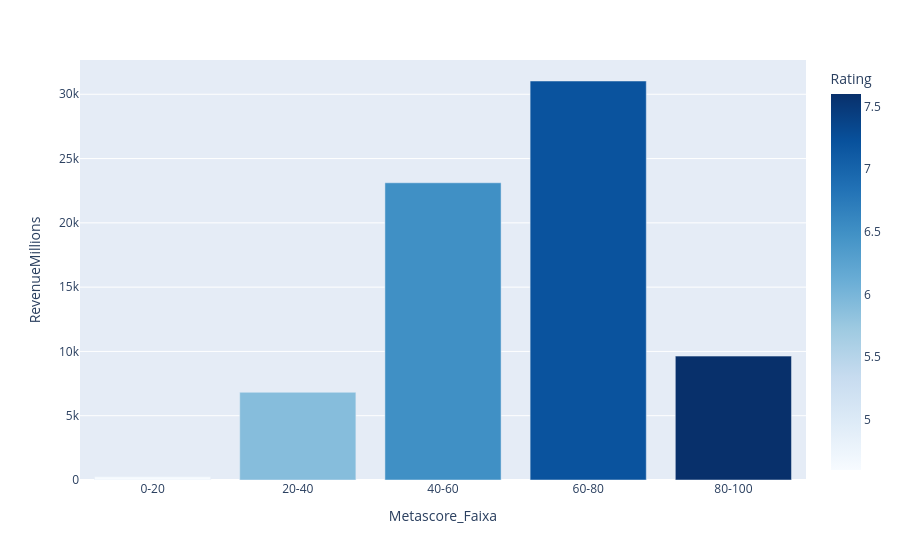

Notebook code for this chart:
### Markdown cell above
### 2.3 - Hipotese 3 - Filmes com Metascore alto tendem a ter menor bilheteria do que filmes com Metascore baixo?

**VERDADEIRO** - Filmes com Metascore maiores tendem a ter menor bilheteria

### Code cell
# Cria uma cópia do Dataset Original
df_metascore_filtrado = df_raw_imdb.copy()

#Cria faixas de Metascore para analise agrupada diminuindo a granularidade
df_metascore_filtrado['Metascore_Faixa'] = pd.cut(df_metascore_filtrado['Metascore'],
                                                  bins=[0, 20, 40, 60, 80, 100],
                                                  labels=['0-20', '20-40', '40-60', '60-80', '80-100'])

# Agrupa por Metascore
df_metascore_filtrado = df_metascore_filtrado.groupby(['Metascore_Faixa']).agg(
    RevenueMillions=('RevenueMillions', 'sum'),
    Rating=('Rating', 'mean')
).reset_index().sort_values(by='RevenueMillions', ascending=True)

df_metascore_filtrado['Rating'] = df_metascore_filtrado['Rating'].round(1)

# Cria o grafico de barra comparando a bilheteria pelo Genero Principal
fig = px.bar(
    df_metascore_filtrado, 
    x='Metascore_Faixa', 
    y='RevenueMillions',
    color='Rating',
    color_continuous_scale='Blues',
    category_orders={'Metascore_Faixa': ['0-20', '20-40', '40-60', '60-80', '80-100']}
)
fig.show()

### Figure 1 — Plotly figure (JSON) as saved in the notebook; plotly's stock layout.template omitted (floating-point values rounded to 4 significant figures)
{"data": [{"hovertemplate": "Metascore_Faixa=%{x}<br>RevenueMillions=%{y}<br>Rating=%{marker.color}<extra></extra>", "legendgroup": "", "marker": {"color": [4.6, 5.9, 7.6, 6.5, 7.2], "coloraxis": "coloraxis", "pattern": {"shape": ""}}, "name": "", "orientation": "v", "showlegend": false, "textposition": "auto", "type": "bar", "x": ["0-20", "20-40", "80-100", "40-60", "60-80"], "xaxis": "x", "y": [245.0, 6822.0, 9636.0, 23120.0, 31030.0], "yaxis": "y"}], "layout": {"barmode": "relative", "coloraxis": {"autocolorscale": false, "colorbar": {"title": {"text": "Rating"}}, "colorscale": [[0, "rgb(247,251,255)"], [0.125, "rgb(222,235,247)"], [0.25, "rgb(198,219,239)"], [0.375, "rgb(158,202,225)"], [0.5, "rgb(107,174,214)"], [0.625, "rgb(66,146,198)"], [0.75, "rgb(33,113,181)"], [0.875, "rgb(8,81,156)"], [1, "rgb(8,48,107)"]]}, "legend": {"tracegroupgap": 0}, "margin": {"t": 60}, "xaxis": {"anchor": "y", "categoryarray": ["0-20", "20-40", "40-60", "60-80", "80-100"], "categoryorder": "array", "domain": [0, 1], "title": {"text": "Metascore_Faixa"}}, "yaxis": {"anchor": "x", "domain": [0, 1], "title": {"text": "RevenueMillions"}}}}
